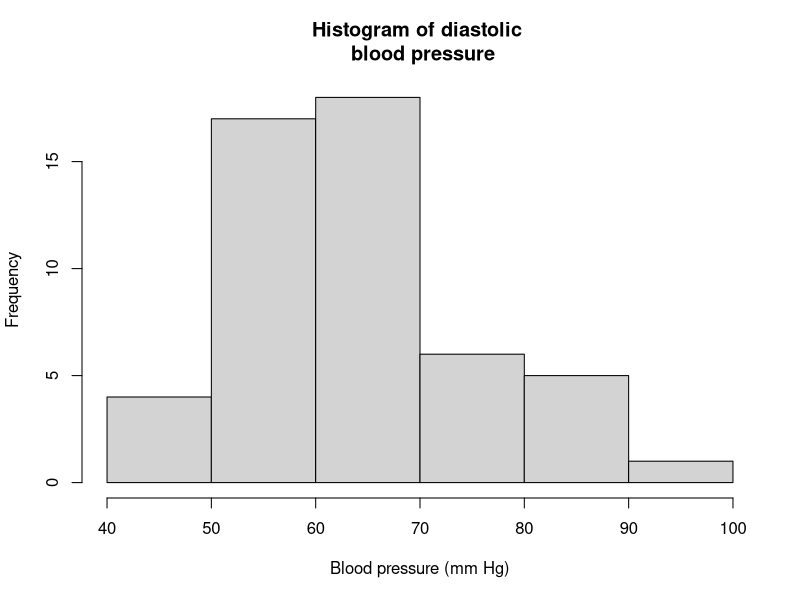

The R source for this figure:
## 上机实践代码
library(MASS) # 加载MASS软件包
data(Pima.tr) # 加载Pima.tr数据集
Pima = rbind(Pima.tr, Pima.te) # 合并数据集
# 抽取数据举例
Pima_n = Pima[Pima$type == "No" & Pima$age == 22, ] # 抽取Pima数据集中年龄=22岁,非糖尿病患者的数据
# 直方图举例
hist(Pima_n$bp, main = "Histogram of diastolic \n blood pressure", xlab = "Blood pressure (mm Hg)") # 画出Pima_n中血压的直方图
# # 折线图举例
# Pima_y = Pima[Pima$type == "Yes", ] # 抽取糖尿病患者的数据
# medglu = tapply(Pima_y$glu, Pima_y$age, median) # 计算每个年龄血糖的中位数
# plot(medglu, xlab = "Age", ylab = "Median glu", type = "o") # 画出年龄与血糖的折线图
# title("Median plasma glucose concentration \n at different ages")
# # 饼图举例
# xx = Pima_y$npreg # 抽取怀孕次数的数据
# t = table(xx) # 计算频数
# data = as.data.frame(t) # 将频数表转换成数据框
# colnames(data) = c("npreg", "Freq") # 修改数据框的列名
# percentage = round(data$Freq / sum(data$Freq), 2) * 100 # 计算百分比
# percentage = paste0(percentage, "%") # 添加百分号
# lb = paste0(names(t), ": ", percentage) # 添加标签
# pie(data$Freq, labels = lb) # 画出饼图
# title("Piechart of numbers of pregnancies") # 添加标题
# # 柱形图举例
# barplot(rbind(Pima_n$bmi, Pima_n$skin), col = c("orange", "brown"))
# legend("topleft", c("BMI", "skin"), cex = 0.6, fill = c("orange", "brown"))
# title("BMI and skin thickness")
# # 箱式图举例
# Pima_y = Pima[Pima$type == "Yes" & Pima$age == 22, ] # 抽取Pima数据集中年龄=22岁,糖尿病患者的数据
# boxplot(Pima_y$glu, Pima_n$glu, names = c("Diabetes", "Non-diabetes"), ylab = "glu", col = c("red", "blue")) # 画出箱式图，比较糖尿病患者和非糖尿病患者的血糖浓度
# title("Plasma glucose concentration")
